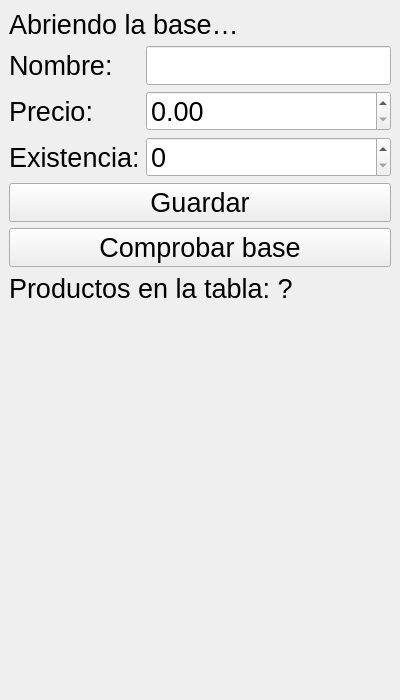
<?xml version="1.0" encoding="UTF-8"?>
<ui version="4.0">
 <class>MainWindow</class>
 <widget class="QMainWindow" name="MainWindow">
  <property name="geometry">
   <rect>
    <x>0</x>
    <y>0</y>
    <width>400</width>
    <height>700</height>
   </rect>
  </property>
  <property name="windowTitle">
   <string>Inventario</string>
  </property>
  <widget class="QWidget" name="centralwidget">
   <property name="font">
    <font>
     <pointsize>20</pointsize>
    </font>
   </property>
   <layout class="QVBoxLayout" name="verticalLayout">
<item>
<widget class="QLabel" name="etiquetaEstado">
<property name="text">
 <string>Abriendo la base…</string>
</property>
<property name="wordWrap">
 <bool>true</bool>
</property>
</widget>
</item>
<item>
<layout class="QFormLayout" name="formLayout">
<item row="0" column="0">
<widget class="QLabel" name="etiquetaNombre">
<property name="text">
 <string>Nombre:</string>
</property>
</widget>
</item>
<item row="0" column="1">
<widget class="QLineEdit" name="entradaNombre"/>
</item>
<item row="1" column="0">
<widget class="QLabel" name="etiquetaPrecio">
<property name="text">
 <string>Precio:</string>
</property>
</widget>
</item>
<item row="1" column="1">
<widget class="QDoubleSpinBox" name="spinPrecio">
<property name="maximum">
 <double>100000.000000000000000</double>
</property>
</widget>
</item>
<item row="2" column="0">
<widget class="QLabel" name="etiquetaExistencia">
<property name="text">
 <string>Existencia:</string>
</property>
</widget>
</item>
<item row="2" column="1">
<widget class="QSpinBox" name="spinExistencia">
<property name="maximum">
 <number>10000</number>
</property>
</widget>
</item>
</layout>
</item>
<item>
<widget class="QPushButton" name="botonGuardar">
<property name="text">
 <string>Guardar</string>
</property>
</widget>
</item>
<item>
<widget class="QPushButton" name="botonComprobar">
<property name="text">
 <string>Comprobar base</string>
</property>
</widget>
</item>
<item>
<widget class="QLabel" name="etiquetaConteo">
<property name="text">
 <string>Productos en la tabla: ?</string>
</property>
</widget>
</item>
<item>
<spacer name="verticalSpacer">
<property name="orientation">
 <enum>Qt::Orientation::Vertical</enum>
</property>
<property name="sizeHint" stdset="0">
 <size>
  <width>20</width>
  <height>40</height>
 </size>
</property>
</spacer>
</item>
   </layout>
  </widget>
 </widget>
 <resources/>
 <connections/>
</ui>
